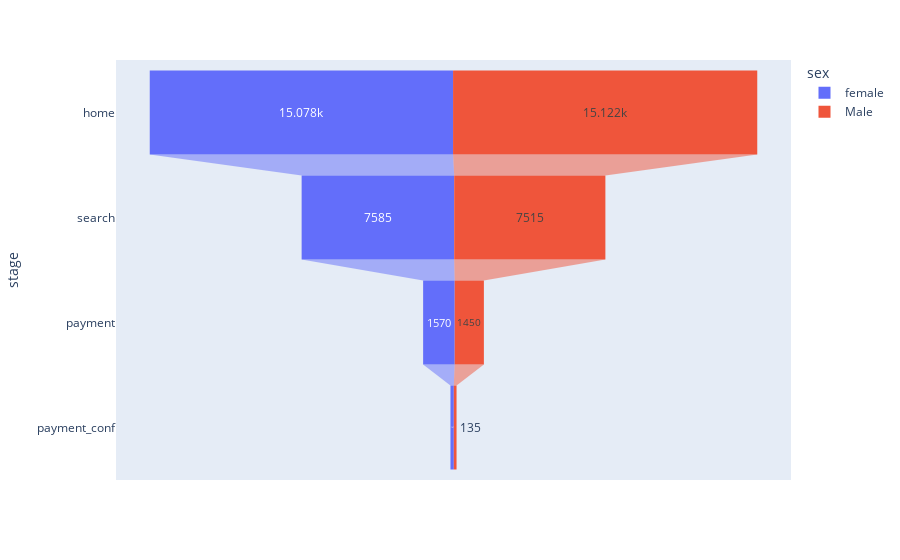

The notebook cell this image was saved under:
### Code cell
#no of user in each page via mobile
stages = ["home", "search", "payment", "payment_conf"]
df_fem = pd.DataFrame(dict(number=[homefemale,searchfemale,paymentfemale,payconfemale], stage=stages))
df_fem['sex'] = 'female'
df_male = pd.DataFrame(dict(number=[homemale,searchmale,paymentmale,payconmale], stage=stages))
df_male['sex'] = 'Male'
df = pd.concat([df_fem, df_male], axis=0)
fig = px.funnel(df, x='number', y='stage', color='sex')
fig.show()

### Figure 1 — Plotly figure (JSON) as saved in the notebook; plotly's stock layout.template omitted (floating-point values rounded to 4 significant figures)
{"data": [{"hovertemplate": "sex=female<br>number=%{x}<br>stage=%{y}<extra></extra>", "legendgroup": "female", "marker": {"color": "#636efa"}, "name": "female", "orientation": "h", "showlegend": true, "type": "funnel", "x": [15078, 7585, 1570, 167], "xaxis": "x", "y": ["home", "search", "payment", "payment_conf"], "yaxis": "y"}, {"hovertemplate": "sex=Male<br>number=%{x}<br>stage=%{y}<extra></extra>", "legendgroup": "Male", "marker": {"color": "#EF553B"}, "name": "Male", "orientation": "h", "showlegend": true, "type": "funnel", "x": [15122, 7515, 1450, 135], "xaxis": "x", "y": ["home", "search", "payment", "payment_conf"], "yaxis": "y"}], "layout": {"legend": {"title": {"text": "sex"}, "tracegroupgap": 0}, "margin": {"t": 60}, "xaxis": {"anchor": "y", "domain": [0, 1], "title": {"text": "number"}}, "yaxis": {"anchor": "x", "domain": [0, 1], "title": {"text": "stage"}}}}
